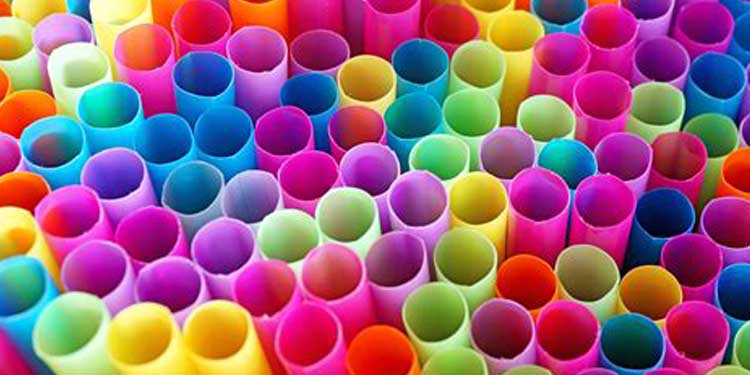
#> input picture Images/StrawHead.jpg, 750 x 375 px, found by its file name
$ python RGB2GrayScale.py
#> lines starting #> are read from the running program, lines starting #| are printed output that depends on the picture
from PIL import Image

# Method to process the red band of the image
def normalizeRed(intensity):
    iI      = intensity
    minI    = 86
    maxI    = 230
    minO    = 0
    maxO    = 255
    iO      = (iI-minI)*(((maxO-minO)/(maxI-minI))+minO)
    return iO

# Method to process the green band of the image
def normalizeGreen(intensity):
    iI      = intensity
    minI    = 90
    maxI    = 225
    minO    = 0
    maxO    = 255
    iO      = (iI-minI)*(((maxO-minO)/(maxI-minI))+minO)
    return iO


# Method to process the blue band of the image
def normalizeBlue(intensity):
    iI      = intensity
    minI    = 100
    maxI    = 210
    minO    = 0
    maxO    = 255
    iO      = (iI-minI)*(((maxO-minO)/(maxI-minI))+minO)
    return iO


imageObject = Image.open('C:\\Users\\harry\\Desktop\\Hackathon\\Images\\StrawHead.jpg')
#> imageObject is the input picture: PIL image 750x375 RGB; mean R, G, B 154, 96.9, 122
#imageObject.save('C:\\Users\\harry\\Desktop\\Hackathon\\Images\\StrawHead3.png')

# Split the red, green and blue bands from the Image

multiBands      = imageObject.split()


# Apply point operations that does contrast stretching on each color band
normalizedRedBand      = multiBands[0].point(normalizeRed)
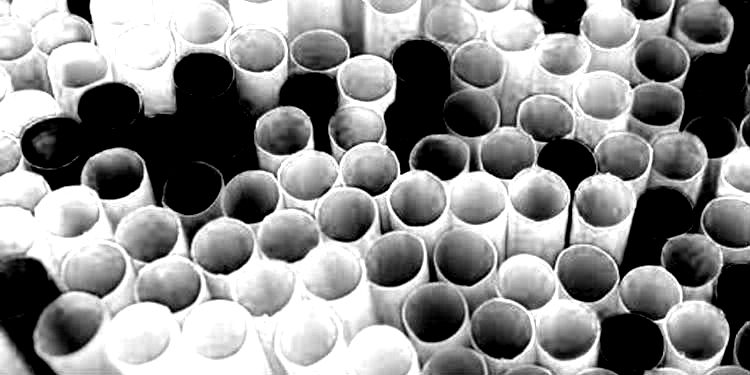
#> normalizedRedBand: PIL image 750x375 L; min 0, max 255, mean 137.4
normalizedGreenBand    = multiBands[1].point(normalizeGreen)
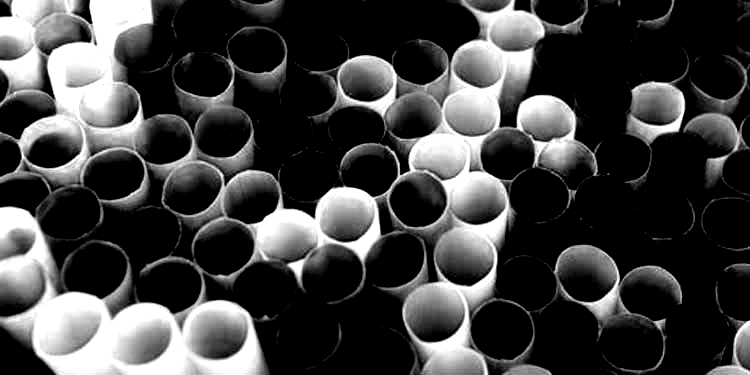
#> normalizedGreenBand: PIL image 750x375 L; min 0, max 255, mean 66.3
normalizedBlueBand     = multiBands[2].point(normalizeBlue)
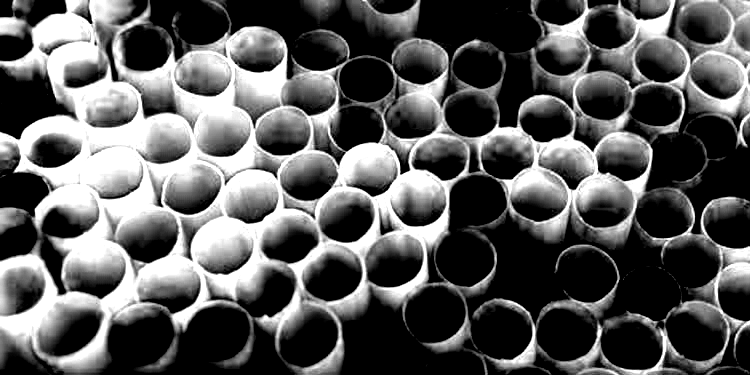
#> normalizedBlueBand: PIL image 750x375 L; min 0, max 255, mean 90.3


# Create a new image from the contrast stretched red, green and blue brands
normalizedImage = Image.merge("RGB", (normalizedRedBand, normalizedGreenBand, normalizedBlueBand))
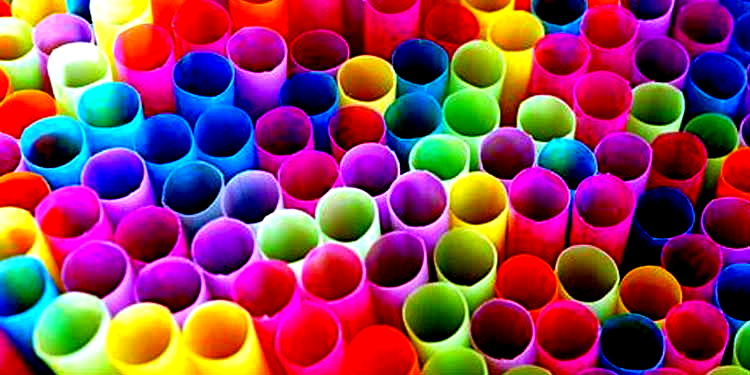
#> normalizedImage: PIL image 750x375 RGB; mean R, G, B 137.4, 66.3, 90.3


# Display the image before contrast stretching
imageObject.show()


# Display the image after contrast stretching
normalizedImage.show()

# Cconvert image to grayscale
normalizedImage1 = normalizedImage.convert("L")
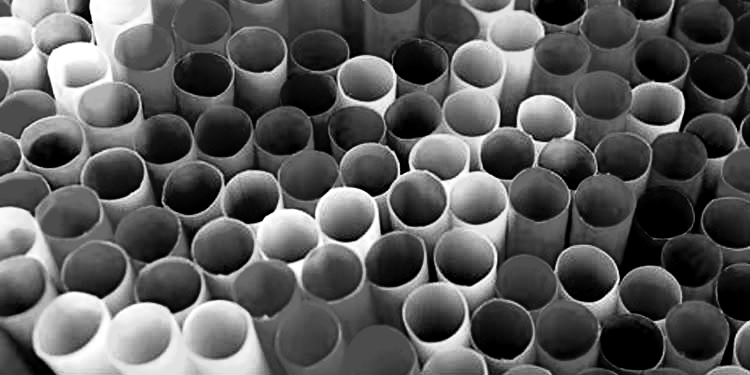
#> normalizedImage1: PIL image 750x375 L; min 0, max 255, mean 90.3
normalizedImage1.show()
normalizedImage1.save('C:\\Users\\harry\\Desktop\\Hackathon\\Images\\GrayScale_StrawHead.png')

$ run again, with Images/0.png saved as Images/StrawHead.jpg
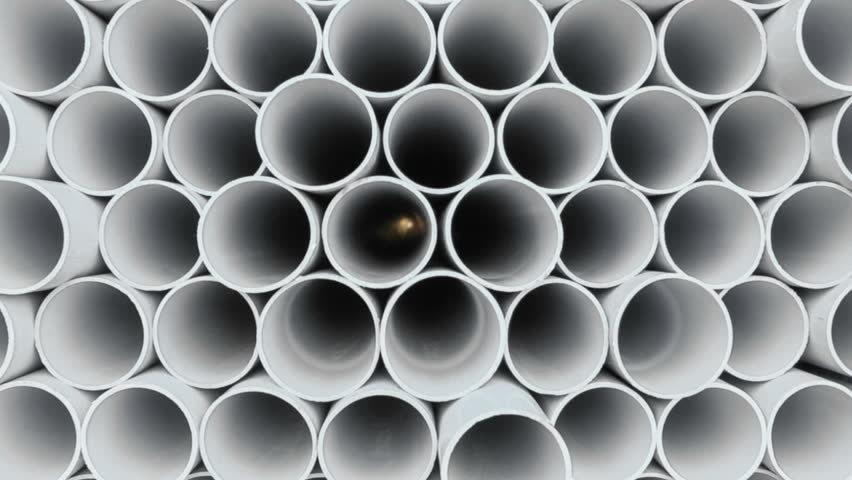
#> input picture Images/0.png, 852 x 480 px, found by its file name
#> imageObject is the input picture: PIL image 852x480 RGB; mean R, G, B 131.9, 135.5, 137.5
#> `normalizedBlueBand     = multiBands[2].point(normalizeBlue)`:
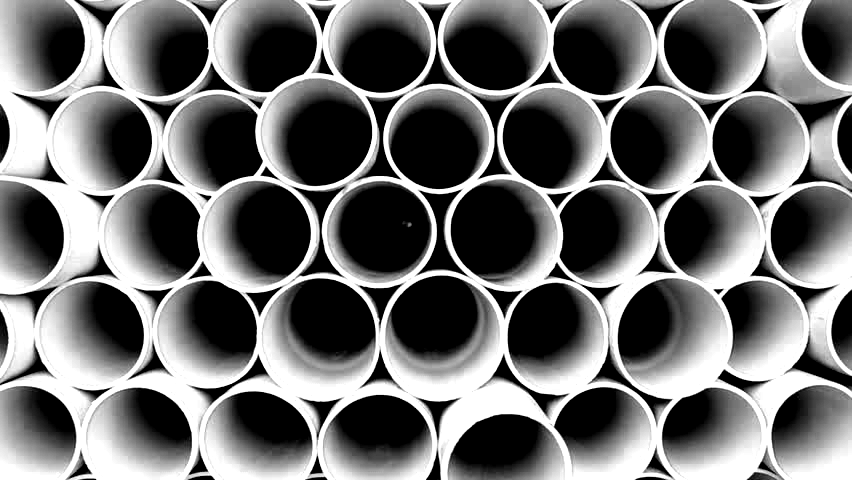
#> normalizedBlueBand: PIL image 852x480 L; min 0, max 255, mean 111.6
#> `normalizedImage = Image.merge("RGB", (normalizedRedBand, normalizedGre..`:
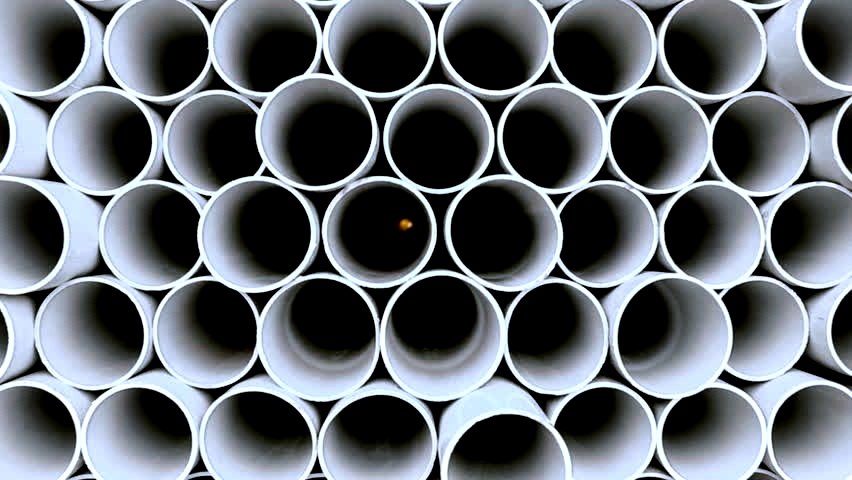
#> normalizedImage: PIL image 852x480 RGB; mean R, G, B 99.3, 105.2, 111.6
